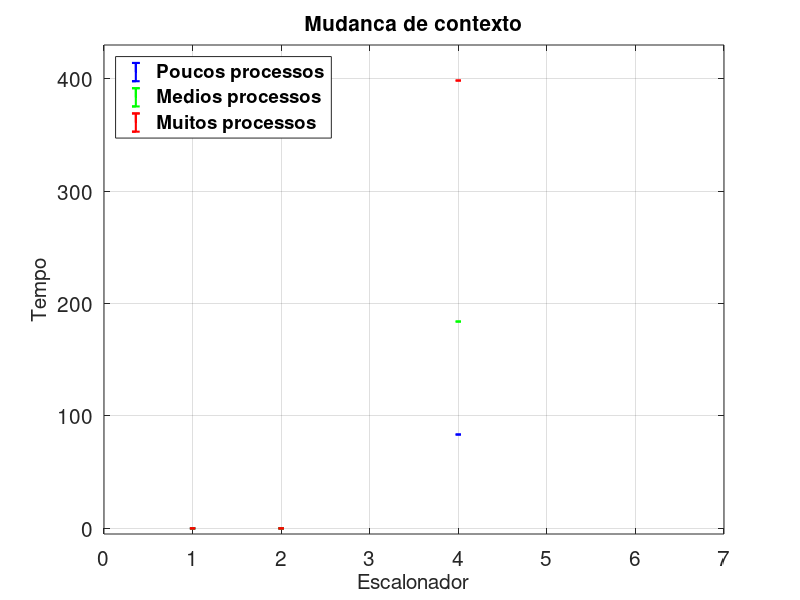

Here is the MATLAB script that generated this plot:
clear all;
close all;
clc;

% Escalonadores - Esses são os números que vão ficar no eixo y
% E = [1, 2, 3, 4, 5, 6];
E = [1, 2, 4];

% ######### Dados ################3

% Poucos processos
dE1_poucos = [0,0,0,0,0,0,0,0,0,0,0,0,0,0,0,0,0,0,0,0,0,0,0,0,0,0,0,0,0,0];
dE2_poucos = [0,0,0,0,0,0,0,0,0,0,0,0,0,0,0,0,0,0,0,0,0,0,0,0,0,0,0,0,0,0];
%dE3_poucos = ;
dE4_poucos = [83,84,84,82,84,84,82,84,84,84,83,83,83,83,84,84,84,84,83,84,82,84,84,84,84,84,83,84,82,84];
%dE5_poucos = ;
%dE6_poucos = ;

% Médios processos
dE1_medios = [0,0,0,0,0,0,0,0,0,0,0,0,0,0,0,0,0,0,0,0,0,0,0,0,0,0,0,0,0,0];
dE2_medios = [0,0,0,0,0,0,0,0,0,0,0,0,0,0,0,0,0,0,0,0,0,0,0,0,0,0,0,0,0,0];
%dE3_medios = ;
dE4_medios = [184,184,184,184,184,184,184,184,184,184,184,184,184,184,184,184,184,184,184,184,184,184,184,184,184,184,184,184,184,184];
%dE5_medios = ;
%dE6_medios = ;

% Muitos processos
dE1_muitos = [0,0,0,0,0,0,0,0,0,0,0,0,0,0,0,0,0,0,0,0,0,0,0,0,0,0,0,0,0,0];
dE2_muitos = [0,0,0,0,0,0,0,0,0,0,0,0,0,0,0,0,0,0,0,0,0,0,0,0,0,0,0,0,0,0];
%dE3_muitos = ;
dE4_muitos = [397,400,399,397,397,400,399,397,399,399,397,400,399,397,399,399,400,397,399,397,400,397,399,397,399,399,400,397,399,397];
%dE5_muitos = ;
%dE6_muitos = ;


% ########### Medias ############
% Poucos processos
mE1_poucos = mean(dE1_poucos);
mE2_poucos = mean(dE2_poucos);
%mE3_poucos = mean(dE3_poucos);
mE4_poucos = mean(dE4_poucos);
%mE5_poucos = mean(dE5_poucos);
%mE6_poucos = mean(dE6_poucos);

% Médios processos
mE1_medios = mean(dE1_medios);
mE2_medios = mean(dE2_medios);
%mE3_medios = mean(dE3_medios);
mE4_medios = mean(dE4_medios);
%mE5_medios = mean(dE5_medios);
%mE6_medios = mean(dE6_medios);

% Muitos processos
mE1_muitos = mean(dE1_muitos);
mE2_muitos = mean(dE2_muitos);
%mE3_muitos = mean(dE3_muitos);
mE4_muitos = mean(dE4_muitos);
%mE5_muitos = mean(dE5_muitos);
%mE6_muitos = mean(dE6_muitos);

% #### Vetor das médias (apenas para facilitar na geração dos gráficos
% m_poucos = [mE1_poucos, mE2_poucos, mE3_poucos, mE4_poucos, mE5_poucos, mE6_poucos];
% m_medios = [mE1_medios, mE2_medios, mE3_medios, mE4_medios, mE5_medios, mE6_medios];
% m_muitos = [mE1_muitos, mE2_muitos, mE3_muitos, mE4_muitos, mE5_muitos, mE6_muitos];

m_poucos = [mE1_poucos, mE2_poucos, mE4_poucos];
m_medios = [mE1_medios, mE2_medios, mE4_medios];
m_muitos = [mE1_muitos, mE2_muitos, mE4_muitos];



% ##########  Desvio padrao  ##########
% Poucos processos
dev_padE1_poucos = std(dE1_poucos);
dev_padE2_poucos = std(dE2_poucos);
%dev_padE3_poucos = std(dE3_poucos);
dev_padE4_poucos = std(dE4_poucos);
%dev_padE5_poucos = std(dE5_poucos);
%dev_padE6_poucos = std(dE6_poucos);

% Médios processos
dev_padE1_medios = std(dE1_medios);
dev_padE2_medios = std(dE2_medios);
%dev_padE3_medios = std(dE3_medios);
dev_padE4_medios = std(dE4_medios);
%dev_padE5_medios = std(dE5_medios);
%dev_padE6_medios = std(dE6_medios);

% Muitos processos
dev_padE1_muitos = std(dE1_muitos);
dev_padE2_muitos = std(dE2_muitos);
%dev_padE3_muitos = std(dE3_muitos);
dev_padE4_muitos = std(dE4_muitos);
%dev_padE5_muitos = std(dE5_muitos);
%dev_padE6_muitos = std(dE6_muitos);



% ###########################
% Parâmetro t de student (para um intervalo de confiança de 95% com 30 testes, ou seja, 29 graus de liberdade)
t_student = 2.045;

% ### Intervalos de confiança ###
% Poucos Processos
ic_E1_poucos = t_student*dev_padE1_poucos;
ic_E2_poucos = t_student*dev_padE1_poucos;
%ic_E3_poucos = t_student*dev_padE1_poucos;
ic_E4_poucos = t_student*dev_padE1_poucos;
%ic_E5_poucos = t_student*dev_padE1_poucos;
%ic_E6_poucos = t_student*dev_padE1_poucos;

% Médios Processos
ic_E1_medios = t_student*dev_padE1_medios;
ic_E2_medios = t_student*dev_padE1_medios;
%ic_E3_medios = t_student*dev_padE1_medios;
ic_E4_medios = t_student*dev_padE1_medios;
%ic_E5_medios = t_student*dev_padE1_medios;
%ic_E6_medios = t_student*dev_padE1_medios;

% Muitos Processos
ic_E1_muitos = t_student*dev_padE1_muitos;
ic_E2_muitos = t_student*dev_padE1_muitos;
%ic_E3_muitos = t_student*dev_padE1_muitos;
ic_E4_muitos = t_student*dev_padE1_muitos;
%ic_E5_muitos = t_student*dev_padE1_muitos;
%ic_E6_muitos = t_student*dev_padE1_muitos;


% ##### Vetor de intervalo de confiança (somente para facilitar a geração dos gráficos)
%ic_poucos = [ic_E1_poucos, ic_E2_poucos, ic_E3_poucos, ic_E4_poucos, ic_E5_poucos, ic_E6_poucos];
%ic_medios = [ic_E1_medios, ic_E2_medios, ic_E3_medios, ic_E4_medios, ic_E5_medios, ic_E6_medios];
%ic_muitos = [ic_E1_muitos, ic_E2_muitos, ic_E3_muitos, ic_E4_muitos, ic_E5_muitos, ic_E6_muitos];

ic_poucos = [ic_E1_poucos, ic_E2_poucos, ic_E4_poucos];
ic_medios = [ic_E1_medios, ic_E2_medios, ic_E4_medios];
ic_muitos = [ic_E1_muitos, ic_E2_muitos, ic_E4_muitos];


% ##### Gráfico

figura = figure(1);

% Sempre na ordem x, y, intervalo de confiança, parâmetros
% Não me lembro o que é o ~ Se quiser que apareça uma linha ligando os pontos, substitua o ~ por - para uma linha cheia ou por . para uma linha pontilhada
% O primeiro parâmetro é o tipo de símbolo. Pode ser . * x o s d ^ v > < p h
% O segundo parâmetro é a cor. Pode ser b w c k g r m
grafico = errorbar(E, m_poucos, ic_poucos, "~.b", E, m_medios, ic_medios, "~.g", E, m_muitos, ic_muitos, "~.r");


% Intervalo dos eixos
axis ([0, 7, -5, 430]);


% Para mudar a "grade"
% Valor de início : valor de fim : número de divisões (em quantas partes o intervalo será dividido)
%xtick = -1:1:33;

%set(gca, "xtick", xtick, "yminorgrid", "on");

% Para modificar o tamanho do "ponto" e a espessura da linha
set(grafico, "markersize", 4, "linewidth", 1.5);

% Para colocar a "grade
grid on;

% Para alterar o tamanho da fonte
FS = findall(figura,'-property','FontSize');
set(FS,'FontSize', 15);


% Título do gráfico
% O \bf deixa em negrito
title('Mudanca de contexto');

% Nome do eixo x
xlabel('Escalonador');

% Nome do eixo y
ylabel('Tempo');

% Legenda
legenda = legend('Poucos processos', 'Medios processos', 'Muitos processos');
% Posição da legenda
set (legenda, "location", "northwest", "fontweight", "bold");

% Para gerar uma figura em pdf
print figure1.pdf
